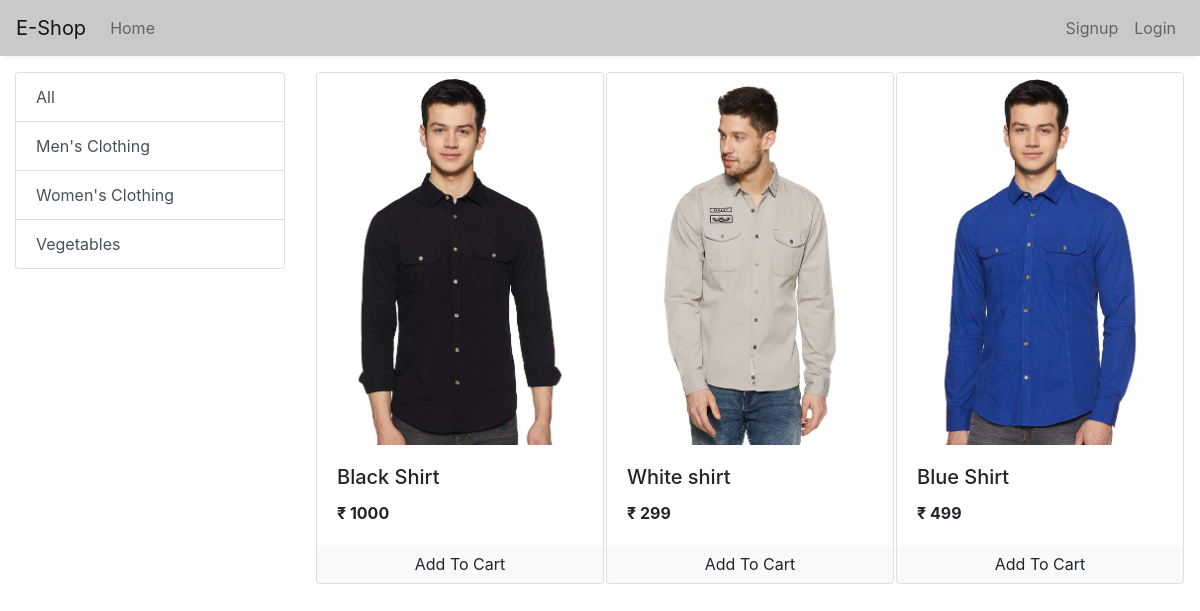
/?category=1, run on the app's committed database.
### store/models/category.py (models this page shows, shortened)
class Categories(models.Model):
    name = models.CharField(max_length=50)
    @staticmethod
    def get_all_category():
        return Categories.objects.all()

### store/models/product.py (models this page shows, shortened)
class Product(models.Model):
    name = models.CharField(max_length=50)
    price = models.IntegerField(default=0)
    category = models.ForeignKey(Categories, on_delete=models.CASCADE, default=1)
    desciption = models.CharField(max_length=200, default="", null=True, blank=True)
    image = models.ImageField(upload_to="upload/products/")
    @staticmethod
    def get_all_product_by_category_id(category_id):
        if category_id:
            return Product.objects.filter(category=category_id)
        else:
            return Product.get_all_product()

### store/views/home.py (the view, shortened to what this page needs)
# urls.py: 2. Add a URL to urlpatterns:  path('', views.home, name='home')
class home(View):
    def get(self, request):
        cart = request.session.get("cart")
        if not cart:
            request.session["cart"] = {}
        product = None
        category = Categories.get_all_category()
        categotyID = request.GET.get("category")
        if categotyID:
            product = Product.get_all_product_by_category_id(categotyID)
        else:
            product = Product.get_all_product()
        data = {}
        data["products"] = product
        data["category"] = category
        data["cart"] = request.session.get("cart")
        return render(request, "home.html", data)

### store/templatetags/cart.py (called while the page is built)
@register.filter(name='is_in_cart')
def is_in_cart(product,cart):
    keys = cart.keys()
    for id in keys:
        if id.isdigit():
            if int(id) == product.id:
                return True
    return False

### store/templatetags/custom_filter.py (called while the page is built)
@register.filter(name='currency')
def currency(number):
    return "₹ "+str(number)

### store/templates/home.html (shortened to what this page needs)
{%extends 'index.html'%}
{%block body%}
{% load cart %}
{%load custom_filter%}
<div class="container-fluid mt-3">
  <div class="row">
    <div class="col-lg-3 mx-auto">
      <div class="list-group">
        <a href="/" class="list-group-item list-group-item-action">All</a>
        {%for category in category%}
        <a href="/?category={{category.id}}" class="list-group-item list-group-item-action">{{category.name}}</a>
        {% endfor%}
      </div>
    </div>
    <div id='products' class="col-lg-9 mx-auto">
      <div class="row mx-auto">
        {%for product in products%}
        <div class="card mx-auto mb-3" id={{product.id}} style="width: 18rem;">
          <img class="card-img-top" src="{{product.image.url}}" alt="Card image cap">
          <div class="card-body">
            <h5 class="card-title">{{product.name}}</h5>
            <b class="card-text ">{{product.price|currency}}</b>
          </div>
          <div class="cart-footer p-0 ">
            {% if product|is_in_cart:request.session.cart %}
            <div class="row  no-gutters m-0">
              <form action="/#{{product.id}}" method="POST" class="col-2">
                {%csrf_token%}
                <input hidden="text" name="product" value="{{product.id}}">
                <input hidden="text" name="remove" value="True">
                <input type="submit" value=" - " class=" btn btn-block btn-light border-right ">
              </form>
              <div class="text-center col"> {{product|cart_quantity:request.session.cart}} in Cart</div>
              <form action="/#{{product.id}}" method="POST" class="col-2 ">
                {%csrf_token%}
                <input hidden="text" name="product" value="{{product.id}}">
                <input type="submit" value=" + " class="btn btn-block btn-light border-left ">
              </form>
            </div>
            {% else %}
            <form action="/#{{product.id}}" method="POST" class=" btn-block ">
              <input type="submit" class="float-right btn btn-light form-control" value="Add To Cart">
            </form>
            {% endif %}
          </div>
        </div>
        {% endfor%}
      </div>
    </div>
  </div>
</div>
{%endblock body%}

### data on the page
Categories: name "Men's Clothing"
Categories: name "Women's Clothing"
Categories: name "Vegetables"
Product: {{ product.id }} 1 (drawn), image (picture), name "Black Shirt", price "₹ 1000"
Product: image (picture), name "White shirt", price "₹ 299"
Product: image (picture), name "Blue Shirt", price "₹ 499"
